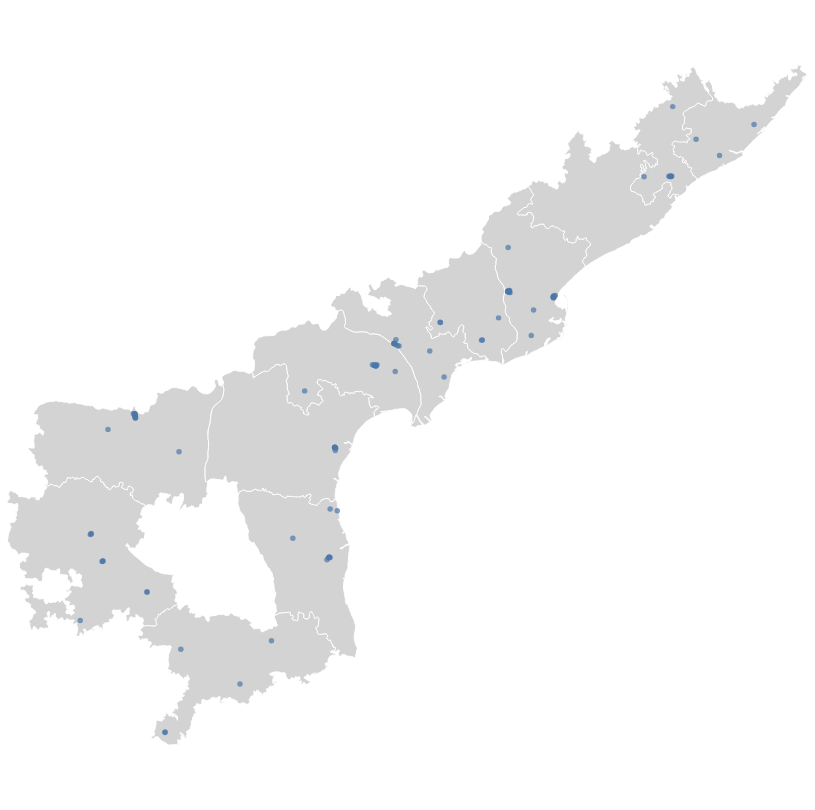

Source (notebook cell):
### Code cell
points = alt.Chart(spatial_join).mark_circle().encode(
    longitude='lon:Q',
    latitude='lat:Q',
    tooltip=['name'],
)

fondo = alt.Chart(df.loc[df['Population']>0]).mark_geoshape(stroke='white',
                            fill='lightgray').encode(tooltip =['DISTRICT']).properties(width=800,
                                                                 height=800).project('mercator')

fondo+points
# points
